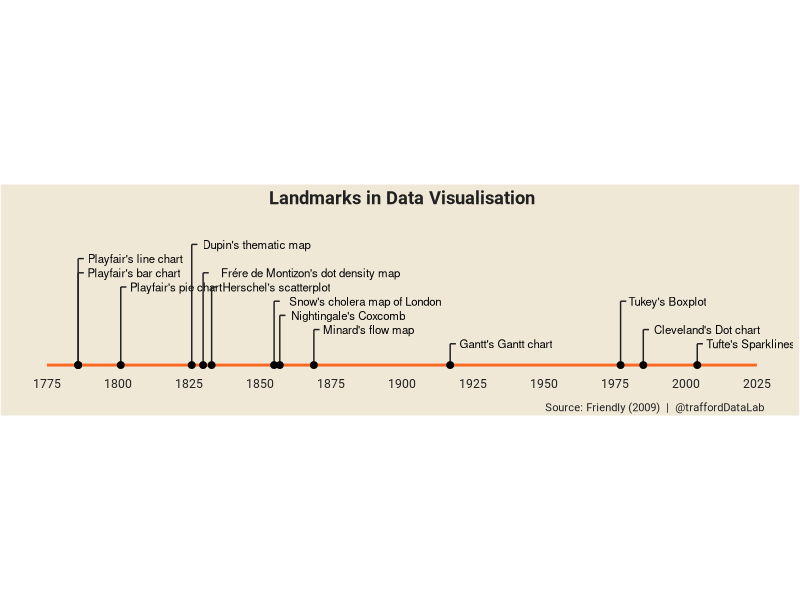
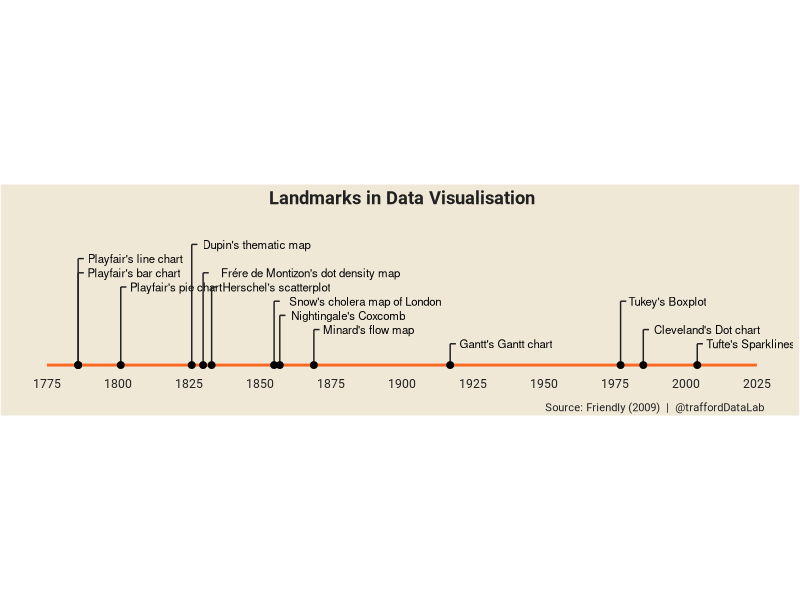

Generate these figures, in order, with R:
## Landmarks in Data Visualisation ##

library(ggplot2)

ggplot() +
  geom_segment(aes(x = 1775, xend = 2025, y = 0, yend = 0), colour = "#fc6721", linetype = 1, size = 1) +
  scale_y_continuous(limits = c(0, 1)) +
  scale_x_continuous(limits = c(1775, 2025), breaks =c(seq(0, 2025, by = 25))) +
  labs(title = "Landmarks in Data Visualisation",
       caption = "Source: Friendly (2009)  |  @traffordDataLab") + 
  # Line chart
  geom_segment(aes(x = 1786, xend = 1786, y = 0, yend = 0.75), colour = "#212121") +
  geom_segment(aes(x = 1786, xend = 1786+2, y = 0.75, yend = 0.75), colour = "#212121") +
  annotate(geom = "point", x = 1786, y = 0, size = 2) +
  annotate(geom = "text", x = 1786, y = 0.75, hjust = -0.1, label = "Playfair's line chart", size = 2.9) +
  # Bar chart
  geom_segment(aes(x = 1786, xend = 1786, y = 0, yend = 0.65), colour = "#212121") +
  geom_segment(aes(x = 1786, xend = 1786+2, y = 0.65, yend = 0.65), colour = "#212121") +
  annotate(geom = "point", x = 1786, y = 0, size = 2) +
  annotate(geom = "text", x = 1786, y = 0.65, hjust = -0.1, label = "Playfair's bar chart", size = 2.9) +
  # Pie chart
  geom_segment(aes(x = 1801, xend = 1801, y = 0, yend = 0.55), colour = "#212121") +
  geom_segment(aes(x = 1801, xend = 1801+2, y = 0.55, yend = 0.55), colour = "#212121") +
  annotate(geom = "point", x = 1801, y = 0, size = 2) +
  annotate(geom = "text", x = 1801, y = 0.55, hjust = -0.1, label = "Playfair's pie chart", size = 2.9) +
  # Choropleth map
  geom_segment(aes(x = 1826, xend = 1826, y = 0, yend = 0.85), colour = "#212121") +
  geom_segment(aes(x = 1826, xend = 1826+2, y = 0.85, yend = 0.85), colour = "#212121") +
  annotate(geom = "point", x = 1826, y = 0, size = 2) +
  annotate(geom = "text", x = 1826, y = 0.85, hjust = -0.1, label = "Dupin's thematic map", size = 2.9) +
  # Dot density map
  geom_segment(aes(x = 1830, xend = 1830, y = 0, yend = 0.65), colour = "#212121") +
  geom_segment(aes(x = 1830, xend = 1830+2, y = 0.65, yend = 0.65), colour = "#212121") +
  annotate(geom = "point", x = 1830, y = 0, size = 2) +
  annotate(geom = "text", x = 1830, y = 0.65, hjust = -0.1, label = "Fr\u{E9}re de Montizon's dot density map", size = 2.9) +
  # Scatterplot
  geom_segment(aes(x = 1833, xend = 1833, y = 0, yend = 0.55), colour = "#212121") +
  geom_segment(aes(x = 1833, xend = 1833+2, y = 0.55, yend = 0.55), colour = "#212121") +
  annotate(geom = "point", x = 1833, y = 0, size = 2) +
  annotate(geom = "text", x = 1833, y = 0.55, hjust = -0.1, label = "Herschel's scatterplot", size = 2.9) +
  # Dot map
  geom_segment(aes(x = 1855, xend = 1855, y = 0, yend = 0.45), colour = "#212121") +
  geom_segment(aes(x = 1855, xend = 1855+2, y = 0.45, yend = 0.45), colour = "#212121") +
  annotate(geom = "point", x = 1855, y = 0, size = 2) +
  annotate(geom = "text", x = 1855, y = 0.45, hjust = -0.1, label = "Snow's cholera map of London", size = 2.9) +
  # Coxcomb
  geom_segment(aes(x = 1857, xend = 1857, y = 0, yend = 0.35), colour = "#212121") +
  geom_segment(aes(x = 1857, xend = 1857+2, y = 0.35, yend = 0.35), colour = "#212121") +
  annotate(geom = "point", x = 1857, y = 0, size = 2) +
  annotate(geom = "text", x = 1857, y = 0.35, hjust = -0.1, label = "Nightingale's Coxcomb", size = 2.9) +
  # Flow map
  geom_segment(aes(x = 1869, xend = 1869, y = 0, yend = 0.25), colour = "#212121") +
  geom_segment(aes(x = 1869, xend = 1869+2, y = 0.25, yend = 0.25), colour = "#212121") +
  annotate(geom = "point", x = 1869, y = 0, size = 2) +
  annotate(geom = "text", x = 1869, y = 0.25, hjust = -0.1, label = "Minard's flow map", size = 2.9) + 
  # Gantt chart
  geom_segment(aes(x = 1917, xend = 1917, y = 0, yend = 0.15), colour = "#212121") +
  geom_segment(aes(x = 1917, xend = 1917+2, y = 0.15, yend = 0.15), colour = "#212121") +
  annotate(geom = "point", x = 1917, y = 0, size = 2) +
  annotate(geom = "text", x = 1917, y = 0.15, hjust = -0.1, label = "Gantt's Gantt chart", size = 2.9) + 
  # Boxplot
  geom_segment(aes(x = 1977, xend = 1977, y = 0, yend = 0.45), colour = "#212121") +
  geom_segment(aes(x = 1977, xend = 1977+2, y = 0.45, yend = 0.45), colour = "#212121") +
  annotate(geom = "point", x = 1977, y = 0, size = 2) +
  annotate(geom = "text", x = 1977, y = 0.45, hjust = -0.1, label = "Tukey's Boxplot", size = 2.9) +
  # Dot chart
  geom_segment(aes(x = 1985, xend = 1985, y = 0, yend = 0.25), colour = "#212121") +
  geom_segment(aes(x = 1985, xend = 1985+2, y = 0.25, yend = 0.25), colour = "#212121") +
  annotate(geom = "point", x = 1985, y = 0, size = 2) +
  annotate(geom = "text", x = 1985, y = 0.25, hjust = -0.1, label = "Cleveland's Dot chart", size = 2.9) +
  # Sparklines
  geom_segment(aes(x = 2004, xend = 2004, y = 0, yend = 0.15), colour = "#212121") +
  geom_segment(aes(x = 2004, xend = 2004+2, y = 0.15, yend = 0.15), colour = "#212121") +
  annotate(geom = "point", x = 2004, y = 0, size = 2) +
  annotate(geom = "text", x = 2004, y = 0.15, hjust = -0.1, label = "Tufte's Sparklines", size = 2.9) +
  theme(plot.background = element_rect(fill = '#EFE8D6'),
        panel.background = element_rect(fill = '#EFE8D6'),
        panel.border = element_blank(),
        panel.grid.major = element_blank(),
        panel.grid.minor = element_blank(),
        plot.title = element_text(hjust = 0.5, face = "bold", family = "Roboto"),
        plot.caption = element_text(size = 8, hjust = 0.95, vjust = -1.3, family = "Roboto"),
        axis.title = element_blank(), 
        axis.text.x = element_text(colour = "#212121"),  
        axis.text.y = element_blank(),  
        axis.ticks = element_blank(),
        text = element_text(family = "Roboto", colour = "#212121"),
        aspect.ratio = 0.2)

ggsave("timeline.png", dpi = 300, scale = 1.5, width = 8, height = 2)
